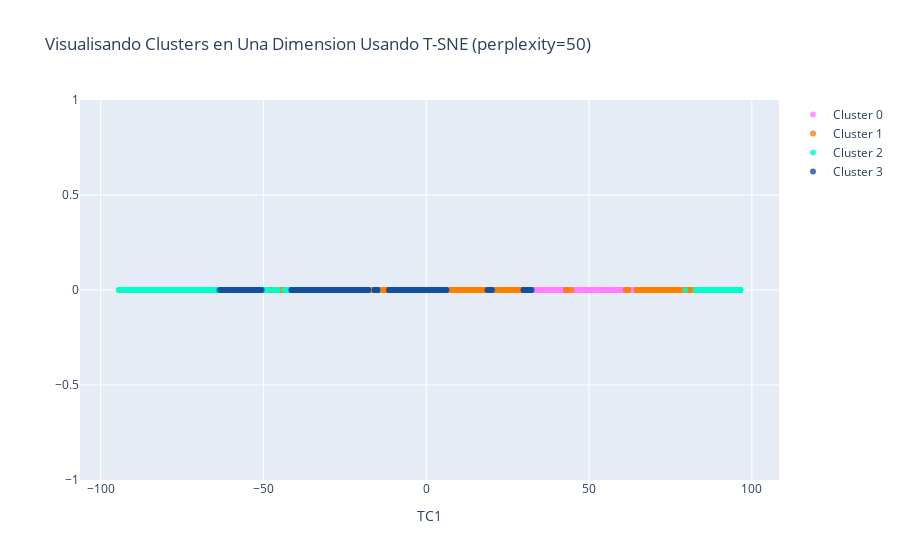

Notebook cell for this chart:
### Markdown cell above
### Visualización 1-D:

### Code cell
#Instrucciones para construir la visualización 1-D

#trace1 es para 'Cluster 0'
trace1 = go.Scatter(
                    x = cluster0["TC1_1d"],
                    y = cluster0["dummy"],
                    mode = "markers",
                    name = "Cluster 0",
                    marker = dict(color = 'rgba(255, 128, 255, 0.8)'),
                    text = None)

#trace2 es para 'Cluster 1'
trace2 = go.Scatter(
                    x = cluster1["TC1_1d"],
                    y = cluster1["dummy"],
                    mode = "markers",
                    name = "Cluster 1",
                    marker = dict(color = 'rgba(255, 128, 2, 0.8)'),
                    text = None)

#trace3 es para 'Cluster 2'
trace3 = go.Scatter(
                    x = cluster2["TC1_1d"],
                    y = cluster2["dummy"],
                    mode = "markers",
                    name = "Cluster 2",
                    marker = dict(color = 'rgba(0, 255, 200, 0.8)'),
                    text = None)

#trace4 es para 'Cluster 3'
trace4 = go.Scatter(
                    x = cluster3["TC1_1d"],
                    y = cluster3["dummy"],
                    mode = "markers",
                    name = "Cluster 3",
                    marker = dict(color = 'rgba(20, 80, 160, 0.8)'),
                    text = None)

data = [trace1, trace2, trace3, trace4]

title = "Visualisando Clusters en Una Dimension Usando T-SNE (perplexity=" + str(perplexity) + ")"

layout = dict(title = title,
              xaxis= dict(title= 'TC1',ticklen= 5,zeroline= False),
              yaxis= dict(title= '',ticklen= 5,zeroline= False)
             )

fig = dict(data = data, layout = layout)

iplot(fig)

### Figure 1 — Plotly figure (JSON) as saved in the notebook; plotly's stock layout.template omitted (floating-point values rounded to 4 significant figures; data arrays with more than 128 entries replaced by an {"elided": "..."} marker saying what was removed)
{"data": [{"marker": {"color": "rgba(255, 128, 255, 0.8)"}, "mode": "markers", "name": "Cluster 0", "type": "scatter", "x": {"elided": "1069 float values"}, "y": {"elided": "1069 int values"}}, {"marker": {"color": "rgba(255, 128, 2, 0.8)"}, "mode": "markers", "name": "Cluster 1", "type": "scatter", "x": {"elided": "1466 float values"}, "y": {"elided": "1466 int values"}}, {"marker": {"color": "rgba(0, 255, 200, 0.8)"}, "mode": "markers", "name": "Cluster 2", "type": "scatter", "x": {"elided": "1198 float values"}, "y": {"elided": "1198 int values"}}, {"marker": {"color": "rgba(20, 80, 160, 0.8)"}, "mode": "markers", "name": "Cluster 3", "type": "scatter", "x": {"elided": "1544 float values"}, "y": {"elided": "1544 int values"}}], "layout": {"title": {"text": "Visualisando Clusters en Una Dimension Usando T-SNE (perplexity=50)"}, "xaxis": {"ticklen": 5, "title": {"text": "TC1"}, "zeroline": false}, "yaxis": {"ticklen": 5, "title": {"text": ""}, "zeroline": false}}}
